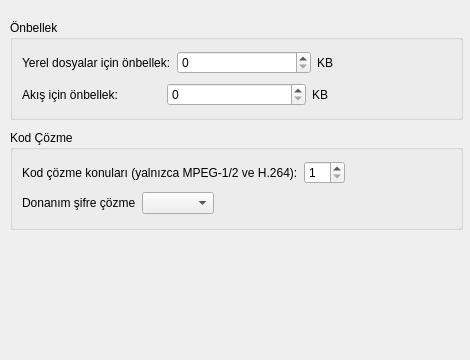
<?xml version="1.0" encoding="UTF-8"?>
<ui version="4.0">
 <class>PrefPerformance</class>
 <widget class="QWidget" name="PrefPerformance">
  <property name="geometry">
   <rect>
    <x>0</x>
    <y>0</y>
    <width>470</width>
    <height>360</height>
   </rect>
  </property>
  <property name="windowTitle">
   <string/>
  </property>
  <widget class="QGroupBox" name="groupBox_cache">
   <property name="geometry">
    <rect>
     <x>10</x>
     <y>20</y>
     <width>453</width>
     <height>100</height>
    </rect>
   </property>
   <property name="title">
    <string>Önbellek</string>
   </property>
   <layout class="QVBoxLayout" name="verticalLayout">
    <item>
     <layout class="QHBoxLayout" name="_2">
      <property name="spacing">
       <number>6</number>
      </property>
      <property name="leftMargin">
       <number>0</number>
      </property>
      <property name="topMargin">
       <number>0</number>
      </property>
      <property name="rightMargin">
       <number>0</number>
      </property>
      <property name="bottomMargin">
       <number>0</number>
      </property>
      <item>
       <widget class="QLabel" name="cache_local_label">
        <property name="text">
         <string>Yerel dosyalar için önbellek:</string>
        </property>
        <property name="buddy">
         <cstring>cache_files_spin</cstring>
        </property>
       </widget>
      </item>
      <item>
       <widget class="QSpinBox" name="cache_files_spin">
        <property name="maximum">
         <number>100000</number>
        </property>
       </widget>
      </item>
      <item>
       <widget class="QLabel" name="kb_local_label">
        <property name="text">
         <string>KB</string>
        </property>
       </widget>
      </item>
     </layout>
    </item>
    <item>
     <layout class="QHBoxLayout" name="horizontalLayout">
      <item>
       <widget class="QLabel" name="cache_streams_label">
        <property name="text">
         <string>Akış için önbellek:</string>
        </property>
        <property name="buddy">
         <cstring>cache_streams_spin</cstring>
        </property>
       </widget>
      </item>
      <item>
       <widget class="QSpinBox" name="cache_streams_spin">
        <property name="maximum">
         <number>100000</number>
        </property>
       </widget>
      </item>
      <item>
       <widget class="QLabel" name="kb_streams_label">
        <property name="text">
         <string>KB</string>
        </property>
       </widget>
      </item>
     </layout>
    </item>
   </layout>
  </widget>
  <widget class="QGroupBox" name="groupBox_decode">
   <property name="geometry">
    <rect>
     <x>10</x>
     <y>130</y>
     <width>453</width>
     <height>100</height>
    </rect>
   </property>
   <property name="title">
    <string>Kod Çözme</string>
   </property>
   <layout class="QVBoxLayout" name="verticalLayout_2">
    <item>
     <layout class="QHBoxLayout" name="_3">
      <property name="spacing">
       <number>6</number>
      </property>
      <property name="leftMargin">
       <number>0</number>
      </property>
      <property name="topMargin">
       <number>0</number>
      </property>
      <property name="rightMargin">
       <number>0</number>
      </property>
      <property name="bottomMargin">
       <number>0</number>
      </property>
      <item>
       <widget class="QLabel" name="thread_label">
        <property name="text">
         <string>Kod çözme konuları (yalnızca MPEG-1/2 ve H.264):</string>
        </property>
       </widget>
      </item>
      <item>
       <widget class="QSpinBox" name="threads_spin">
        <property name="minimum">
         <number>1</number>
        </property>
        <property name="maximum">
         <number>16</number>
        </property>
        <property name="value">
         <number>1</number>
        </property>
       </widget>
      </item>
      <item>
       <spacer>
        <property name="orientation">
         <enum>Qt::Horizontal</enum>
        </property>
        <property name="sizeHint" stdset="0">
         <size>
          <width>40</width>
          <height>20</height>
         </size>
        </property>
       </spacer>
      </item>
     </layout>
    </item>
    <item>
     <layout class="QHBoxLayout" name="horizontalLayout_2">
      <item>
       <widget class="QLabel" name="hd_decode_label">
        <property name="text">
         <string>Donanım şifre çözme</string>
        </property>
       </widget>
      </item>
      <item>
       <widget class="QComboBox" name="hwdec_combo">
        <property name="styleSheet">
         <string notr="true"/>
        </property>
       </widget>
      </item>
      <item>
       <spacer name="horizontalSpacer_2">
        <property name="orientation">
         <enum>Qt::Horizontal</enum>
        </property>
        <property name="sizeHint" stdset="0">
         <size>
          <width>40</width>
          <height>20</height>
         </size>
        </property>
       </spacer>
      </item>
     </layout>
    </item>
   </layout>
  </widget>
 </widget>
 <resources/>
 <connections/>
</ui>
